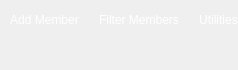
                  <widget class="QFrame" name="frame_7">
                   <property name="minimumSize">
                    <size>
                     <width>0</width>
                     <height>70</height>
                    </size>
                   </property>
                   <property name="maximumSize">
                    <size>
                     <width>16777215</width>
                     <height>70</height>
                    </size>
                   </property>
                   <property name="styleSheet">
                    <string notr="true">QPushButton {
font: 12pt &quot;Alata&quot;;
	color: rgb(255, 255, 255);
	border: none;

  height: 50px;


}

QPushButton:focus {	
  border-bottom: 4px solid rgb(255, 255, 255) ;

}</string>
                   </property>
                   <property name="frameShape">
                    <enum>QFrame::NoFrame</enum>
                   </property>
                   <property name="frameShadow">
                    <enum>QFrame::Raised</enum>
                   </property>
                   <layout class="QHBoxLayout" name="horizontalLayout_11">
                    <property name="spacing">
                     <number>20</number>
                    </property>
                    <property name="leftMargin">
                     <number>10</number>
                    </property>
                    <property name="topMargin">
                     <number>0</number>
                    </property>
                    <property name="rightMargin">
                     <number>0</number>
                    </property>
                    <property name="bottomMargin">
                     <number>30</number>
                    </property>
                    <item>
                     <widget class="QPushButton" name="btn_themthanhvien">
                      <property name="minimumSize">
                       <size>
                        <width>0</width>
                        <height>0</height>
                       </size>
                      </property>
                      <property name="styleSheet">
                       <string notr="true"/>
                      </property>
                      <property name="text">
                       <string>Add Member</string>
                      </property>
                     </widget>
                    </item>
                    <item>
                     <widget class="QPushButton" name="btn_locthanhvien_2">
                      <property name="minimumSize">
                       <size>
                        <width>0</width>
                        <height>0</height>
                       </size>
                      </property>
                      <property name="styleSheet">
                       <string notr="true"/>
                      </property>
                      <property name="text">
                       <string>Filter Members</string>
                      </property>
                     </widget>
                    </item>
                    <item>
                     <widget class="QPushButton" name="btn_tienichgroup_channel">
                      <property name="text">
                       <string>Utilities</string>
                      </property>
                     </widget>
                    </item>
                   </layout>
                  </widget>
